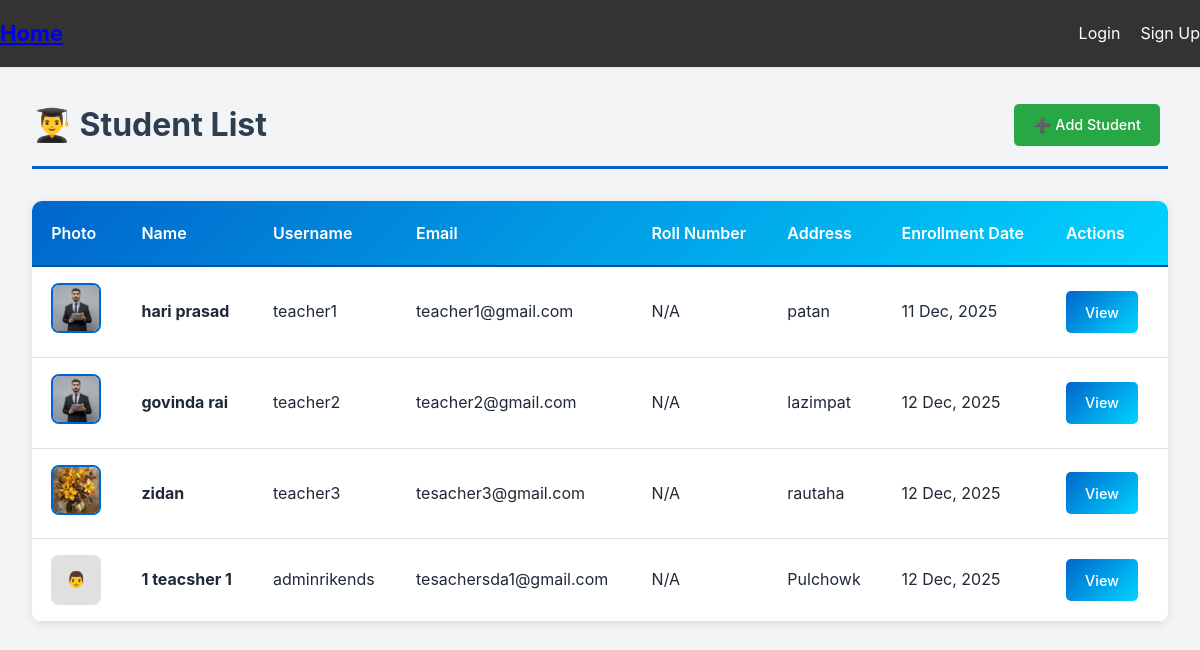
The page /teacher_list/ on the database its author committed.
### base/models.py (models this page shows, shortened)
class CustomUser(AbstractUser):
    USER_TYPE_CHOICES = (
        ('admin', 'Admin'),
        ('teacher', 'Teacher'),
        ('student', 'Student'),
        ('staff', 'Staff'),
    )
    name = models.CharField(max_length=255, blank=True)
    roll_number = models.IntegerField(blank=True, null=True)
    address = models.CharField(max_length=255)
    enrollment_date = models.DateField(auto_now_add=True)
    user_type = models.CharField(max_length=10, choices=USER_TYPE_CHOICES)
    email = models.EmailField(unique=True)
    image = models.ImageField(upload_to='user_image/', blank=True, null=True)

### base/views.py (the view)
# urls.py: path('teacher_list/', views.teacher_list, name='teacher_list'),
def teacher_list(request):
    teachers = CustomUser.objects.filter(user_type='teacher')
    return render(request, 'teacher_list.html', {'teachers': teachers})

### templates/teacher_list.html (shortened to what this page needs)
{% extends 'base.html' %}
{% load static %}
{% block content %}
<div class="container">
    <div class="header">
        <h1>👨‍🎓 Student List</h1>
        <a href="{% url 'add_teacher' %}" class="btn btn-success">
            ➕ Add Student
        </a>
    </div>
    {% if teachers %}
    <div class="table-wrapper">
        <table class="custom-table">
            <thead>
                <tr>
                    <th>Photo</th>
                    <th>Name</th>
                    <th>Username</th>
                    <th>Email</th>
                    <th>Roll Number</th>
                    <th>Address</th>
                    <th>Enrollment Date</th>
                    <th>Actions</th>
                </tr>
            </thead>
            <tbody>
                {% for t in teachers %}
                <tr>
                    <td>
                        {% if t.image %}
                            <img src="{{ t.image.url }}" class="table-img" alt="Student Photo">
                        {% else %}
                            <div style="width: 50px; height: 50px; background: #e0e0e0; border-radius: 8px; display: flex; align-items: center; justify-content: center; color: #7f8c8d;">
                                👨
                            </div>
                        {% endif %}
                    </td>
                    <td><strong>{{ t.name }}</strong></td>
                    <td>{{ t.username }}</td>
                    <td>{{ t.email }}</td>
                    <td>{{ t.roll_number|default:"N/A" }}</td>
                    <td>{{ t.address }}</td>
                    <td>{{ t.enrollment_date|date:"d M, Y" }}</td>
                    <td>
                        <a href="{% url 'teacher_detail' t.id %}" class="btn btn-primary">View</a>
                    </td>
                </tr>
                {% endfor %}
            </tbody>
        </table>
    </div>
    {% endif %}
</div>
{% endblock %}

### static/css/style.css (style rules this page uses)
* { margin: 0; padding: 0; box-sizing: border-box; }
body { font-family: -apple-system, BlinkMacSystemFont, 'Segoe UI', Roboto, 'Helvetica Neue', Arial, sans-serif; background-color: #f3f4f6; color: #1f2937; line-height: 1.6; }
.container { max-width: 1200px; margin: 0 auto; padding: 0 1rem; }
.btn { display: inline-block; padding: 0.625rem 1rem; border: none; border-radius: 0.5rem; font-size: 0.875rem; font-weight: 500; text-decoration: none; cursor: pointer; transition: all 0.15s ease; }
.btn-primary { background-color: #2563eb; color: white; }
.btn-success { background-color: #16a34a; color: white; }

### templates/teacher_list.html (style rules this page uses)
.container { max-width: 1200px; margin: 0 auto; padding: 2rem; }
.header { display: flex; justify-content: space-between; align-items: center; margin-bottom: 2rem; padding-bottom: 1rem; border-bottom: 3px solid #0066cc; }
.header h1 { margin: 0; color: #2c3e50; font-size: 2rem; }
.table-wrapper { margin: 2rem 0; overflow-x: auto; border-radius: 10px; box-shadow: 0 2px 10px rgba(0, 0, 0, 0.1); }
.custom-table { width: 100%; border-collapse: collapse; background: white; }
.custom-table thead { background: linear-gradient(135deg, #0066cc 0%, #00d4ff 100%); color: white; }
.custom-table th { padding: 1.2rem; text-align: left; font-weight: 600; border-bottom: 2px solid #004f99; }
.custom-table td { padding: 1rem 1.2rem; border-bottom: 1px solid #e0e0e0; }
.custom-table tbody tr { transition: all 0.2s ease; }
.table-img { width: 50px; height: 50px; border-radius: 8px; object-fit: cover; border: 2px solid #0066cc; }
.btn { display: inline-block; padding: 0.6rem 1.2rem; margin-right: 0.5rem; border-radius: 5px; text-decoration: none; font-weight: 500; transition: all 0.3s ease; border: none; cursor: pointer; font-size: 0.9rem; }
.btn-primary { background: linear-gradient(135deg, #0066cc 0%, #00d4ff 100%); color: white; }
.btn-success { background: #28a745; color: white; }

### rows shown on the page
CustomUser: image (picture), name "hari prasad", username "teacher1", email "teacher1@gmail.com", roll_number "N/A", address "patan", enrollment_date "11 Dec, 2025"
CustomUser: image (picture), name "govinda rai", username "teacher2", email "teacher2@gmail.com", roll_number "N/A", address "lazimpat", enrollment_date "12 Dec, 2025"
CustomUser: image (picture), name "zidan", username "teacher3", email "tesacher3@gmail.com", roll_number "N/A", address "rautaha", enrollment_date "12 Dec, 2025"
CustomUser: name "1 teacsher 1", username "adminrikends", email "tesachersda1@gmail.com", roll_number "N/A", address "Pulchowk", enrollment_date "12 Dec, 2025"
